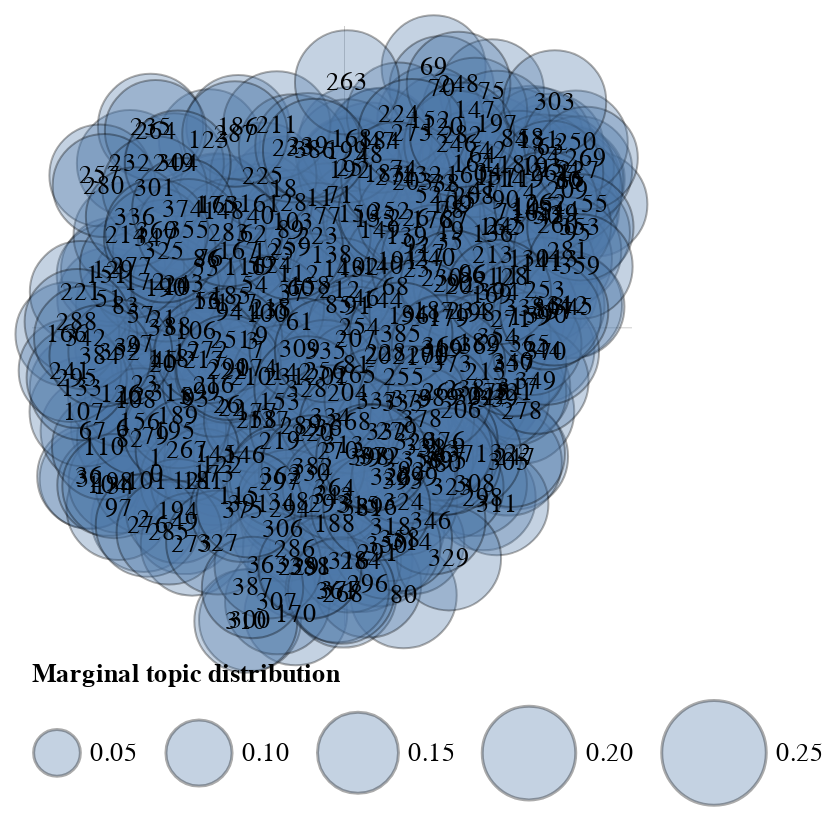

The cell this chart's notebook holds for it:
### Code cell
tmp.plot_scatter_topics(topics_coords, size_col='size', label_col='label')

### Figure 1 — Vega-Lite specification as saved in the notebook (floating-point values rounded to 4 significant figures; data arrays with more than 128 entries replaced by an {"elided": "..."} marker saying what was removed)
{"config": {"view": {"continuousWidth": 300, "continuousHeight": 300, "stroke": "transparent", "strokeWidth": 0}, "axis": {"disable": true}, "legend": {"labelFontSize": 13, "orient": "bottom", "titleFontSize": 13}}, "layer": [{"mark": {"type": "rule"}, "encoding": {"color": {"value": "gray"}, "size": {"value": 0.2}, "y": {"aggregate": "average", "field": "y", "type": "quantitative"}}}, {"mark": {"type": "rule"}, "encoding": {"color": {"value": "gray"}, "size": {"value": 0.2}, "x": {"aggregate": "average", "field": "x", "type": "quantitative"}}}, {"mark": {"type": "circle", "opacity": 0.33, "stroke": "black", "strokeWidth": 1}, "encoding": {"size": {"field": "size", "scale": {"range": [0, 3000]}, "title": "Marginal topic distribution", "type": "quantitative"}, "tooltip": [{"field": "label", "type": "quantitative"}, {"field": "size", "type": "quantitative"}], "x": {"axis": null, "field": "x", "type": "quantitative"}, "y": {"axis": null, "field": "y", "type": "quantitative"}}}, {"mark": {"type": "text", "align": "center", "baseline": "middle"}, "encoding": {"size": {"value": 13}, "text": {"field": "topic", "type": "quantitative"}, "tooltip": [{"field": "label", "type": "quantitative"}, {"field": "size", "type": "quantitative"}], "x": {"axis": null, "field": "x", "type": "quantitative"}, "y": {"axis": null, "field": "y", "type": "quantitative"}}}], "data": {"name": "data-b3c9381431367da621240478cb3e7224"}, "$schema": "https://vega.github.io/schema/vega-lite/v5.17.0.json", "datasets": {"data-b3c9381431367da621240478cb3e7224": {"elided": "400 records"}}}
